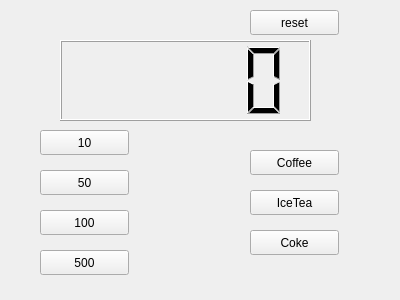
<?xml version="1.0" encoding="UTF-8"?>
<ui version="4.0">
 <class>Widget</class>
 <widget class="QWidget" name="Widget">
  <property name="geometry">
   <rect>
    <x>0</x>
    <y>0</y>
    <width>400</width>
    <height>300</height>
   </rect>
  </property>
  <property name="windowTitle">
   <string>Widget</string>
  </property>
  <widget class="QPushButton" name="pb10">
   <property name="geometry">
    <rect>
     <x>40</x>
     <y>130</y>
     <width>89</width>
     <height>25</height>
    </rect>
   </property>
   <property name="text">
    <string>10</string>
   </property>
  </widget>
  <widget class="QPushButton" name="pb50">
   <property name="geometry">
    <rect>
     <x>40</x>
     <y>170</y>
     <width>89</width>
     <height>25</height>
    </rect>
   </property>
   <property name="text">
    <string>50</string>
   </property>
  </widget>
  <widget class="QPushButton" name="pb100">
   <property name="geometry">
    <rect>
     <x>40</x>
     <y>210</y>
     <width>89</width>
     <height>25</height>
    </rect>
   </property>
   <property name="text">
    <string>100</string>
   </property>
  </widget>
  <widget class="QPushButton" name="pb500">
   <property name="geometry">
    <rect>
     <x>40</x>
     <y>250</y>
     <width>89</width>
     <height>25</height>
    </rect>
   </property>
   <property name="text">
    <string>500</string>
   </property>
  </widget>
  <widget class="QLCDNumber" name="lcdNumber">
   <property name="geometry">
    <rect>
     <x>60</x>
     <y>40</y>
     <width>251</width>
     <height>81</height>
    </rect>
   </property>
  </widget>
  <widget class="QPushButton" name="pbCoffe">
   <property name="geometry">
    <rect>
     <x>250</x>
     <y>150</y>
     <width>89</width>
     <height>25</height>
    </rect>
   </property>
   <property name="text">
    <string>Coffee</string>
   </property>
  </widget>
  <widget class="QPushButton" name="pbIceTea">
   <property name="geometry">
    <rect>
     <x>250</x>
     <y>190</y>
     <width>89</width>
     <height>25</height>
    </rect>
   </property>
   <property name="text">
    <string>IceTea</string>
   </property>
  </widget>
  <widget class="QPushButton" name="pbCoke">
   <property name="geometry">
    <rect>
     <x>250</x>
     <y>230</y>
     <width>89</width>
     <height>25</height>
    </rect>
   </property>
   <property name="text">
    <string>Coke</string>
   </property>
  </widget>
  <widget class="QPushButton" name="pbReset">
   <property name="geometry">
    <rect>
     <x>250</x>
     <y>10</y>
     <width>89</width>
     <height>25</height>
    </rect>
   </property>
   <property name="text">
    <string>reset</string>
   </property>
  </widget>
 </widget>
 <layoutdefault spacing="6" margin="11"/>
 <resources/>
 <connections/>
</ui>
